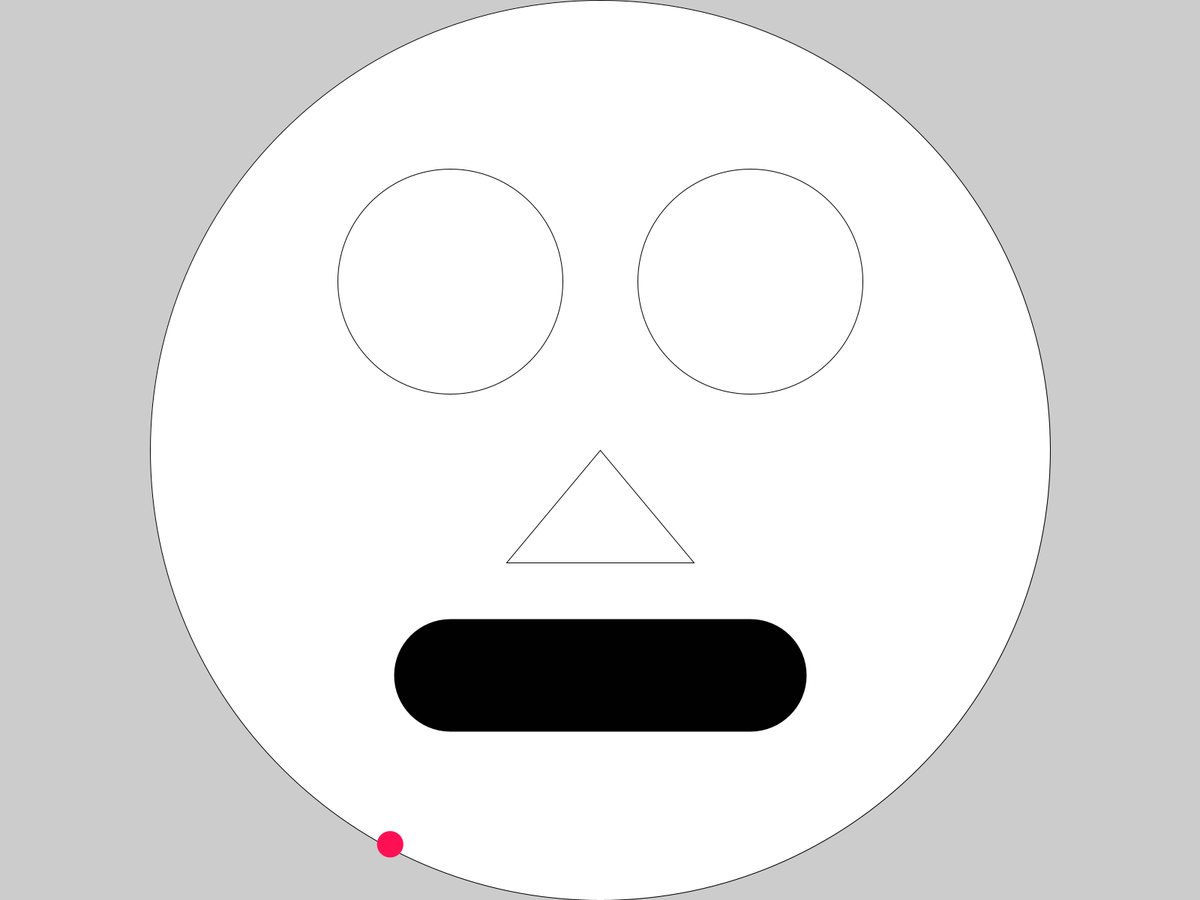
Frame 1 (no input)
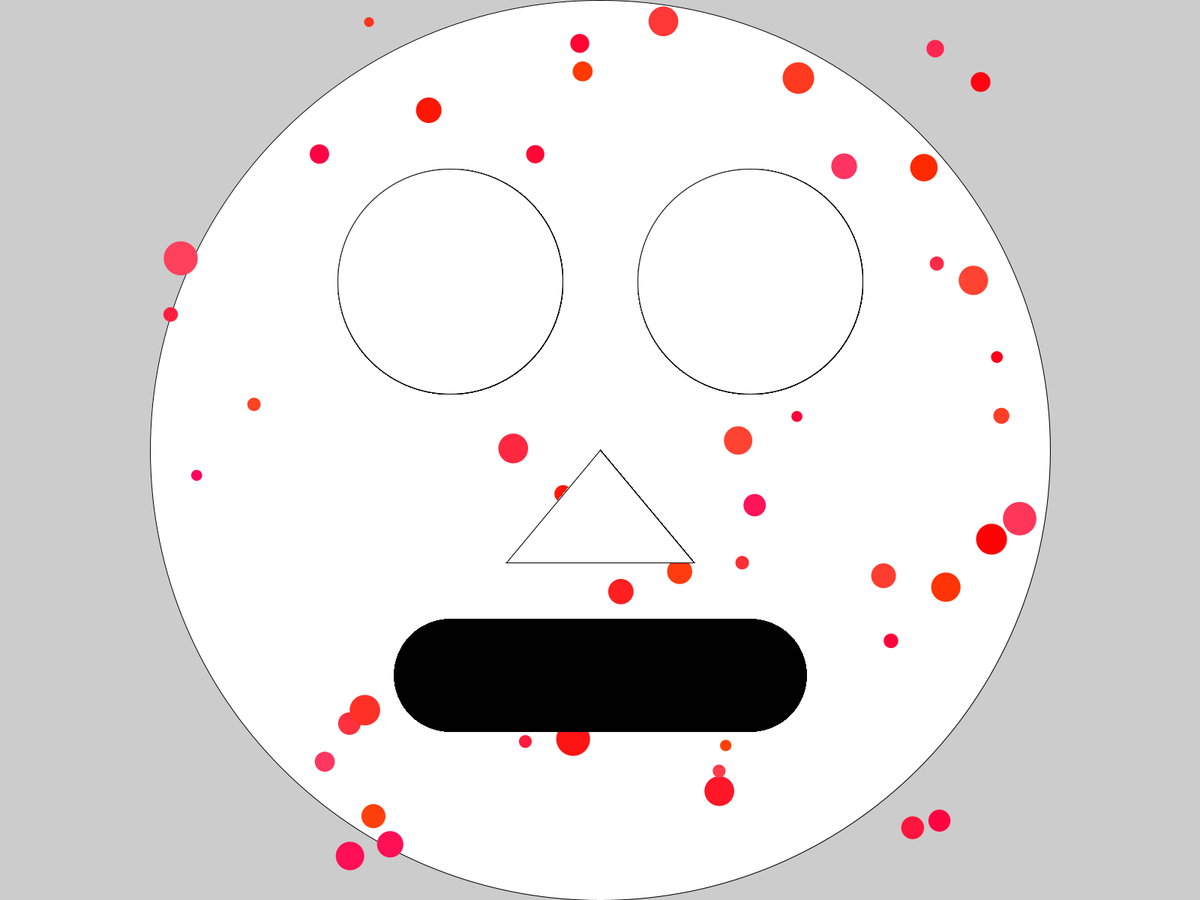
Frame 60 (the mouse pressed at the canvas centre just before this capture)
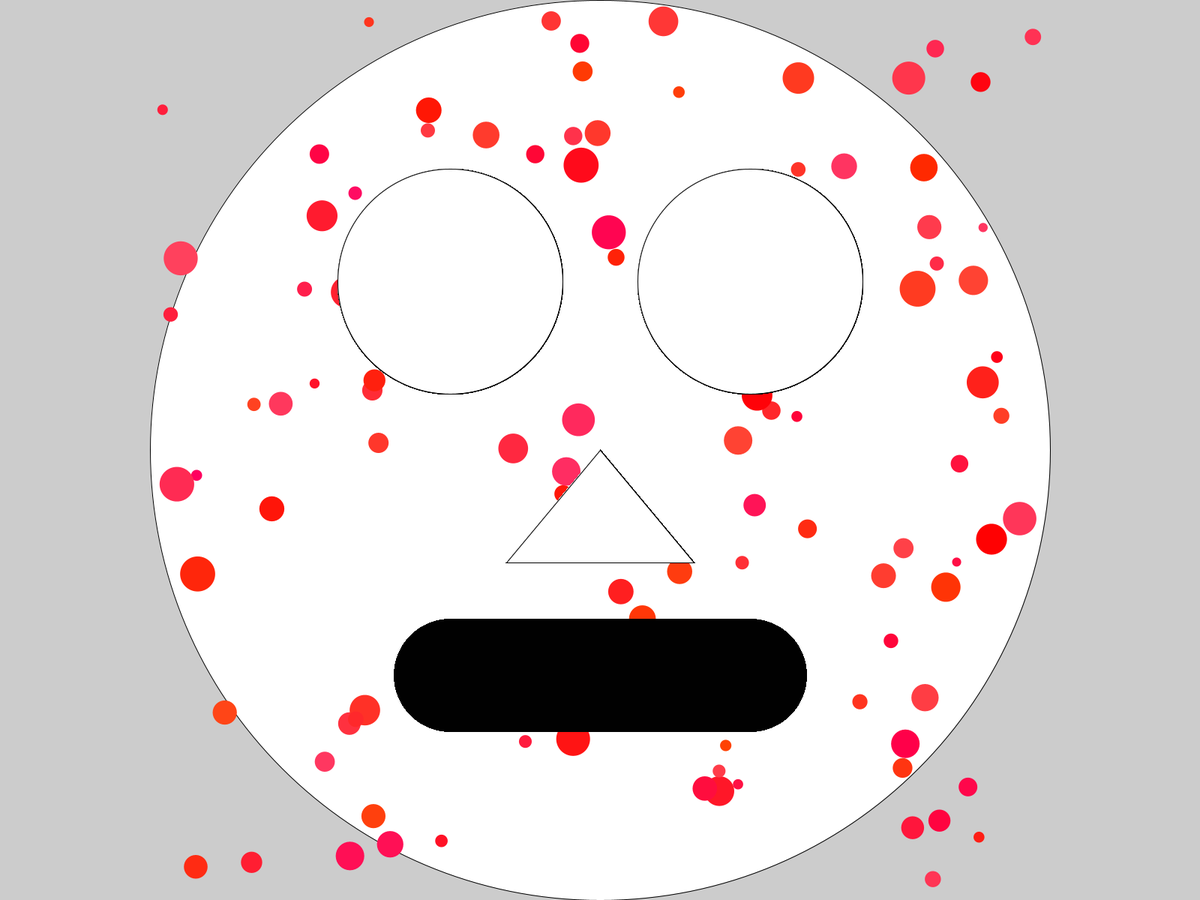
Frame 120 (the mouse held since frame 60 and released just before this capture)

The Processing sketch that drew these frames (run headless with seeded random() and noise(); from frame 60 on, the mouse is pressed at the canvas centre):

// Processing sketch: DynamicMeasles
// ── DynamicMeasles.pde
//Global Variables
int reset, smallerDisplayDimension, mouthOpen;
float rectFaceX, rectFaceY, rectFacedisplayWidth, rectFacedisplayHeight; 
float faceX, faceY, faceDiameter;
float leftEyeX, leftEyeY, rightEyeX, rightEyeY, eyeDiameter;
float mouthX1, mouthY1, mouthX2, mouthY2;
float xNose1, yNose1, xNose2, yNose2, xNose3, yNose3;
void setup() 
{
 fullScreen(); //size(600,400)
 //Display Geometry 
 println(displayWidth, displayHeight);
 int appWidth = displayWidth, appHeight = displayHeight;
 println(appWidth, appHeight);
 //
 //Display Orientation: a few comparisons for IFs
 //Computer Tells us the orientation, important for Cell Phone Orientation
 //if ( width >= height ) {println("Landscape or Square");} else {println("Portrait");}
 String orientation = ( displayWidth >= displayHeight ) ? "Landscape or Square": "Portrait"; //Ternary Operator, repeats IF-ELSE
 if (orientation=="Portrait") println("Turn your phone");
 /* if ( orientation=="Landscape or Square" ) {
 //Empty IF
 } else {
 println("Turn your phone"); //FUN
 println("Display Orientation:", orientation);
 */
 //Variable Population
 smallerDisplayDimension = displayHeight; //ALWAYS in Landscape
 reset = smallerDisplayDimension / smallerDisplayDimension; 
 rectFaceX = (displayWidth*1/2) - (smallerDisplayDimension*1/2);
 rectFaceY = displayHeight*0;
 rectFacedisplayWidth = smallerDisplayDimension;
 rectFacedisplayHeight = smallerDisplayDimension;
 faceX = displayWidth*1/2;
 faceY = displayHeight*1/2;
 faceDiameter = smallerDisplayDimension;
 leftEyeX = displayWidth*3/8;
 rightEyeX = displayWidth*5/8;
 leftEyeY = displayHeight*5/16;
 rightEyeY = leftEyeY; //Best Practice: change one line of code 
 eyeDiameter = smallerDisplayDimension*1/4;
 mouthX1 = leftEyeX;
 mouthY1 = displayHeight*3/4;
 mouthX2 = rightEyeX;
 mouthY2 = mouthY1;
 mouthOpen = smallerDisplayDimension*1/8;
 xNose1 = faceX;
 yNose1 = displayHeight*1/2;
 xNose2 = faceX - leftEyeY*1/3;
 yNose2 = displayHeight*5/8;
 xNose3 = faceX + leftEyeY*1/3;
 yNose3 = displayHeight*5/8;
 //
 //Face: Circle = Inscribing a Circle in a Square
 //Center a circle on display orientation
 //rect(rectFaceX, rectFaceY, rectFacedisplayWidth, rectFacedisplayHeight);
 ellipse(faceX, faceY, faceDiameter, faceDiameter);
 //
 }//End setup
void draw() 
{
 //Measle
 float measleDiameter = random( smallerDisplayDimension*1/100, smallerDisplayDimension*1/25 ); //Range of measle size: small=*1/100, large=4*bigger (*1/25)
 float measleRadius = measleDiameter*1/2;
 println( measleRadius );
 float measleX = random( rectFaceX+measleRadius , ((rectFaceX+rectFacedisplayWidth ) -measleRadius ) ); //*0 = top left corner, no# = right bottom corner, *1/2 = center
 float measleY = random( rectFaceY+measleRadius , ((rectFaceY+rectFacedisplayHeight ) -measleRadius ) );
 Boolean nightMode=false; //Note:IF-ELSE similar to ternary operator
 //color red=#FF0000, measleColour=red, whiteReset=#000000; //Note: need range here too
 color measleColour = ( nightMode==false ) ? color ( 255, random(0,70), random(0,100) ) : color ( 255, random(0,70), 0 ); //ternary operator for day:night, color(r, g, b) 
 color whiteReset=#FFFFFF;
 //rect(measleX-measleDiameter*1/2, measleY-measleDiameter*1/2, measleDiameter, measleDiameter);
 //random values given other variables (similar to button code)
 noStroke(); //Shape Outline
 fill(measleColour);
 ellipse( measleX, measleY, measleDiameter, measleDiameter );
 stroke(reset); //reset to 1 pixel
 fill(whiteReset); //reset to first colour (ex: blackReset)
 //
 //Left Eye
 //rect(leftEyeX-eyeDiameter*1/2, leftEyeY-eyeDiameter*1/2, eyeDiameter, eyeDiameter);
 ellipse(leftEyeX, leftEyeY, eyeDiameter, eyeDiameter);
 //
 //Right Eye
 //rect(rightEyeX-eyeDiameter*1/2, rightEyeY-eyeDiameter*1/2, eyeDiameter, eyeDiameter);
 ellipse(rightEyeX, rightEyeY, eyeDiameter, eyeDiameter);
 //
 //Nose
 //rect(xNose2, yNose1, xNose3-xNose2, yNose3-yNose1);
 triangle(xNose1, yNose1, xNose2, yNose2, xNose3, yNose3); 
 //
 //Mouth
 int mouthWidth = int ( mouthX2 - mouthX1 );
 int mouthHeight = mouthOpen;
 //rect(mouthX1-mouthHeight*1/2, mouthY1-mouthHeight*1/2, mouthWidth+mouthOpen, mouthHeight);
 strokeWeight(mouthOpen);
 line(mouthX1, mouthY1, mouthX2, mouthY2);
 strokeWeight(reset); //reset to 1 pixel
 //
}//End draw
//
void keyPressed() 
{
  
}//End keyPressed
//
void mousePressed() 
{
  
}//End mousePressed
//
//End Main Program

// ── Display.pde
void displaySetup() 
{
 //Display Geometry 
 println(displayWidth, displayHeight);
 int appWidth = displayWidth, appHeight = displayHeight;
 println(appWidth, appHeight);
 //
 //Display Orientation: a few comparisons for IFs
 //Computer Tells us the orientation, important for Cell Phone Orientation
 //if ( width >= height ) {println("Landscape or Square");} else {println("Portrait");}
 String orientation = ( displayWidth >= displayHeight ) ? "Landscape or Square": "Portrait"; //Ternary Operator, repeats IF-ELSE
 if (orientation=="Portrait") println("Turn your phone");
 /* if ( orientation=="Landscape or Square" ) {
 //Empty IF
 } else {
 println("Turn your phone"); //FUN
 println("Display Orientation:", orientation);
 */
}//End displaySetuo

// ── Face.pde
void faceSetup() 
{
 //Face: Circle = Inscribing a Circle in a Square
 //Center a circle on display orientation
 //rect(rectFaceX, rectFaceY, rectFacedisplayWidth, rectFacedisplayHeight);
 ellipse(faceX, faceY, faceDiameter, faceDiameter);
 //
}//End faceSetup

// ── Population.pde
void population () 
{
 smallerDisplayDimension = displayHeight; //ALWAYS in Landscape
 reset = smallerDisplayDimension / smallerDisplayDimension; 
 rectFaceX = (displayWidth*1/2) - (smallerDisplayDimension*1/2);
 rectFaceY = displayHeight*0;
 rectFacedisplayWidth = smallerDisplayDimension;
 rectFacedisplayHeight = smallerDisplayDimension;
 faceX = displayWidth*1/2;
 faceY = displayHeight*1/2;
 faceDiameter = smallerDisplayDimension;
 leftEyeX = displayWidth*3/8;
 rightEyeX = displayWidth*5/8;
 leftEyeY = displayHeight*5/16;
 rightEyeY = leftEyeY; //Best Practice: change one line of code 
 eyeDiameter = smallerDisplayDimension*1/4;
 mouthX1 = leftEyeX;
 mouthY1 = displayHeight*3/4;
 mouthX2 = rightEyeX;
 mouthY2 = mouthY1;
 mouthOpen = smallerDisplayDimension*1/8;
 xNose1 = faceX;
 yNose1 = displayHeight*1/2;
 xNose2 = faceX - leftEyeY*1/3;
 yNose2 = displayHeight*5/8;
 xNose3 = faceX + leftEyeY*1/3;
 yNose3 = displayHeight*5/8;
}
//End void population 
